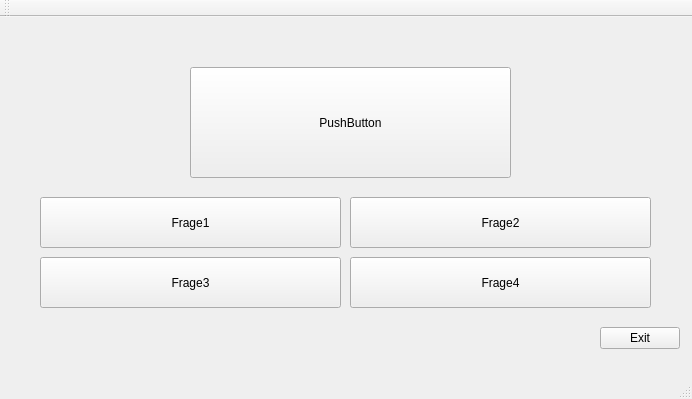
<?xml version="1.0" encoding="UTF-8"?>
<ui version="4.0">
 <class>MainWindow</class>
 <widget class="QMainWindow" name="MainWindow">
  <property name="geometry">
   <rect>
    <x>0</x>
    <y>0</y>
    <width>692</width>
    <height>399</height>
   </rect>
  </property>
  <property name="windowTitle">
   <string>MainWindow</string>
  </property>
  <widget class="QWidget" name="centralWidget">
   <widget class="QPushButton" name="pushButton">
    <property name="geometry">
     <rect>
      <x>190</x>
      <y>50</y>
      <width>321</width>
      <height>111</height>
     </rect>
    </property>
    <property name="text">
     <string>PushButton</string>
    </property>
   </widget>
   <widget class="QPushButton" name="pushButton_2">
    <property name="geometry">
     <rect>
      <x>40</x>
      <y>180</y>
      <width>301</width>
      <height>51</height>
     </rect>
    </property>
    <property name="text">
     <string>Frage1</string>
    </property>
   </widget>
   <widget class="QPushButton" name="pushButton_3">
    <property name="geometry">
     <rect>
      <x>350</x>
      <y>180</y>
      <width>301</width>
      <height>51</height>
     </rect>
    </property>
    <property name="text">
     <string>Frage2</string>
    </property>
   </widget>
   <widget class="QPushButton" name="pushButton_4">
    <property name="geometry">
     <rect>
      <x>40</x>
      <y>240</y>
      <width>301</width>
      <height>51</height>
     </rect>
    </property>
    <property name="text">
     <string>Frage3</string>
    </property>
   </widget>
   <widget class="QPushButton" name="pushButton_5">
    <property name="geometry">
     <rect>
      <x>350</x>
      <y>240</y>
      <width>301</width>
      <height>51</height>
     </rect>
    </property>
    <property name="text">
     <string>Frage4</string>
    </property>
   </widget>
   <widget class="QPushButton" name="pushButton_6">
    <property name="geometry">
     <rect>
      <x>600</x>
      <y>310</y>
      <width>80</width>
      <height>22</height>
     </rect>
    </property>
    <property name="text">
     <string>Exit</string>
    </property>
   </widget>
  </widget>
  <widget class="QMenuBar" name="menuBar">
   <property name="geometry">
    <rect>
     <x>0</x>
     <y>0</y>
     <width>692</width>
     <height>19</height>
    </rect>
   </property>
  </widget>
  <widget class="QToolBar" name="mainToolBar">
   <attribute name="toolBarArea">
    <enum>TopToolBarArea</enum>
   </attribute>
   <attribute name="toolBarBreak">
    <bool>false</bool>
   </attribute>
  </widget>
  <widget class="QStatusBar" name="statusBar"/>
 </widget>
 <layoutdefault spacing="6" margin="11"/>
 <resources/>
 <connections/>
</ui>
